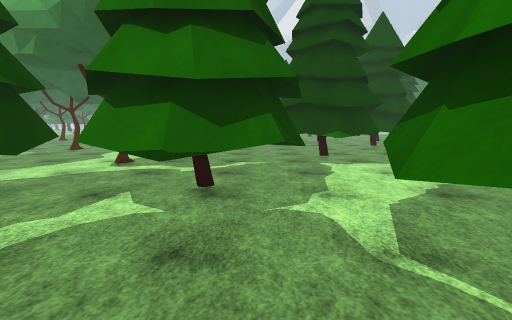
View 1 (above)

24 first-person views from a walk through a scene from a Unity 3-D project. The camera is 1.5 m above the floor, tilts 8° down and sees 90° across. The floor is counted in squares, 1 m on a side. Each view is taken from the middle of a square. On the plan, view 1 faces up. The plan holds only what a view shows up to about 13 squares ahead; the rest is blank. The place goes on beyond the plan. Surface patterns are stand-ins for the level's own textures.

View 2
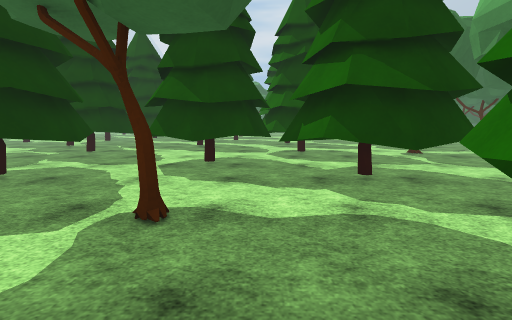

View 3
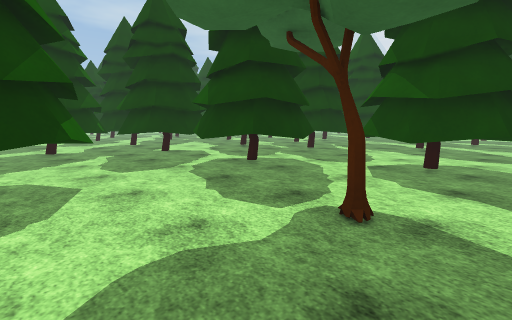

View 4
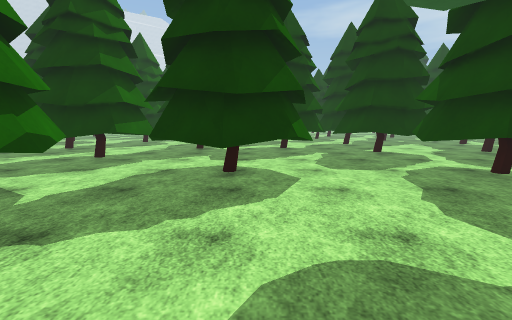

View 5
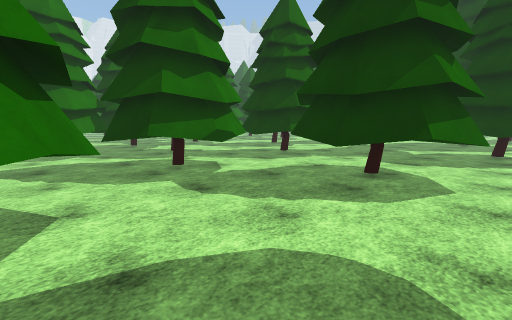

View 6
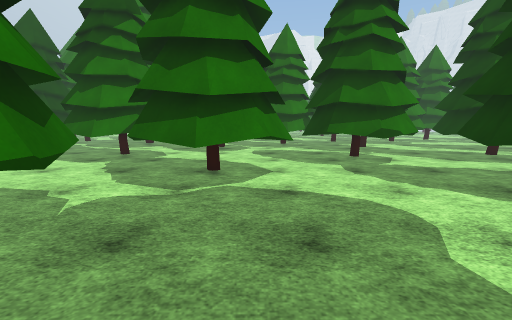

View 7
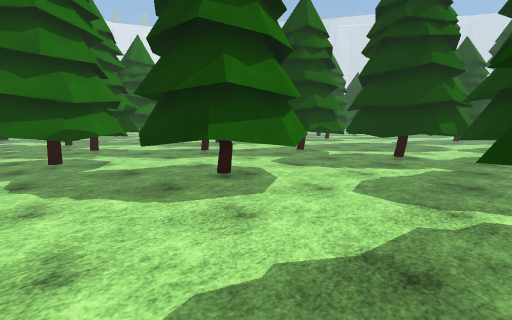

View 8
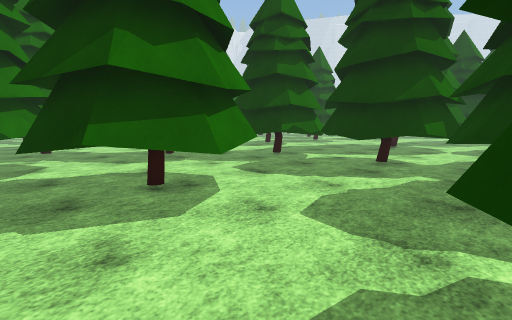

View 9
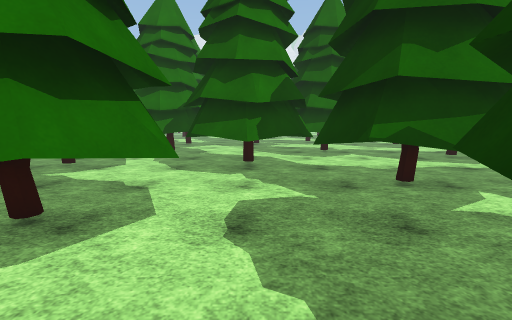

View 10
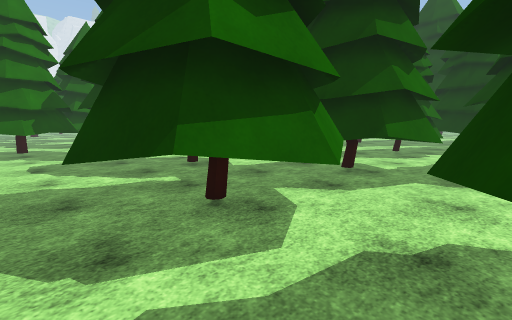

View 11
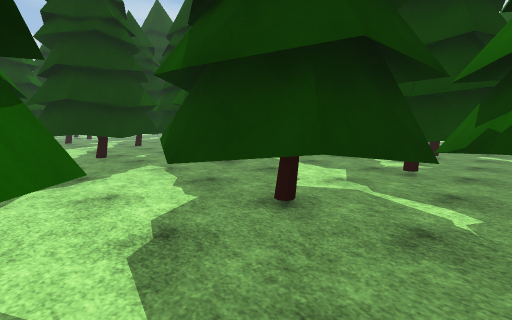

View 12
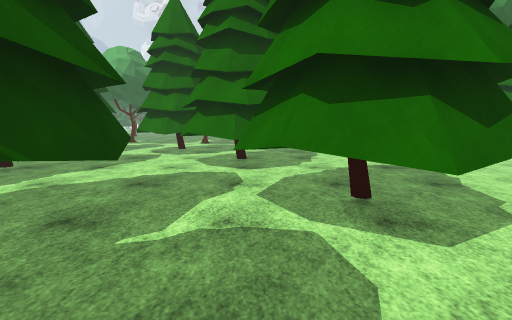

View 13
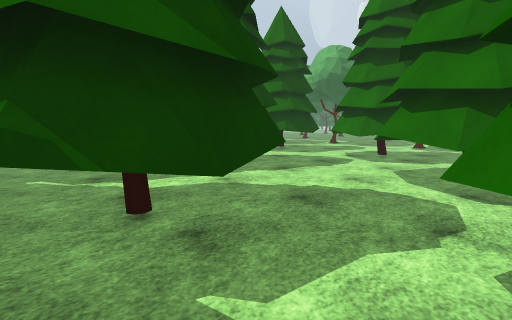

View 14
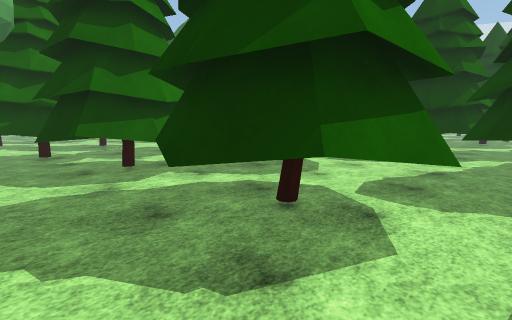

View 15
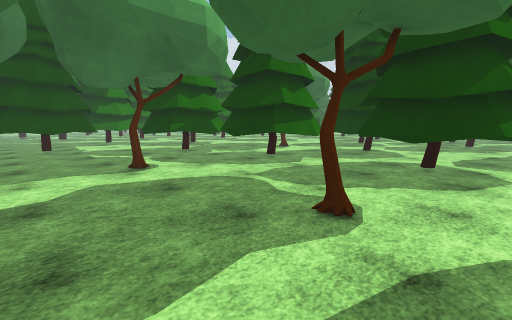

View 16
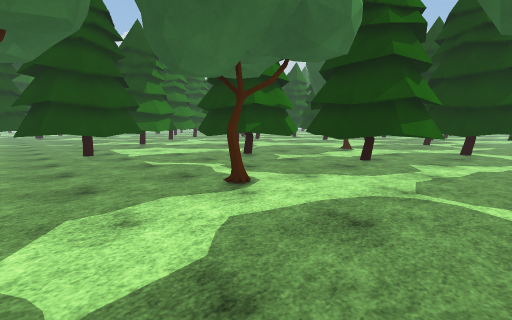

View 17
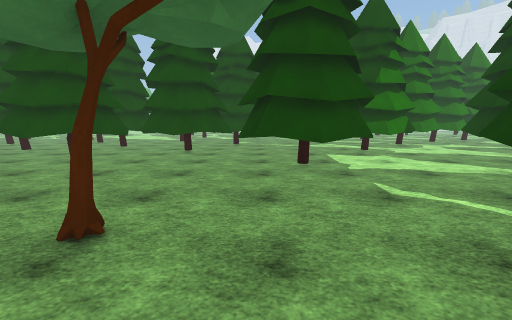

View 18
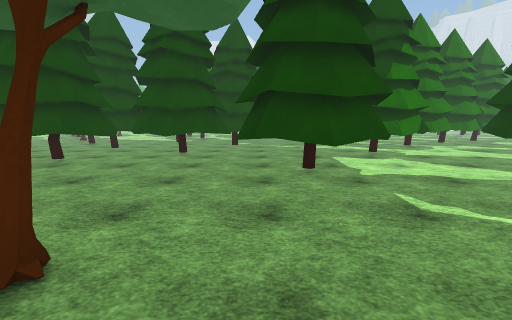

View 19
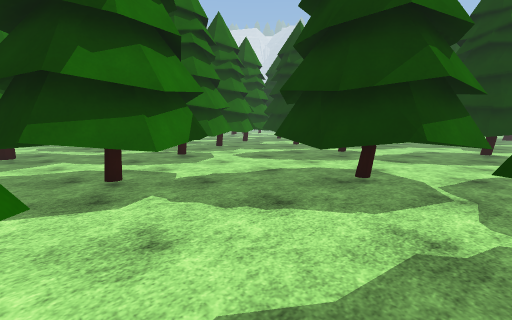

View 20
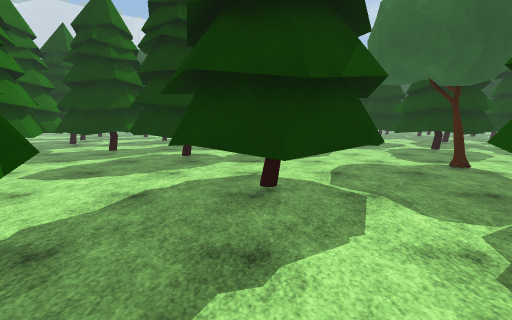

View 21
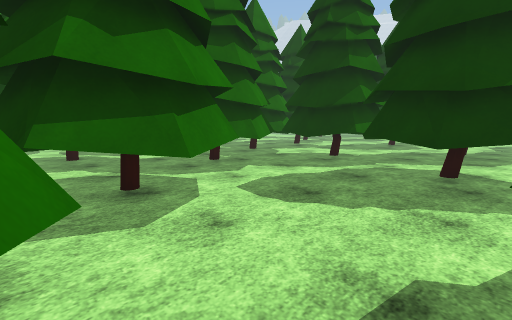

View 22
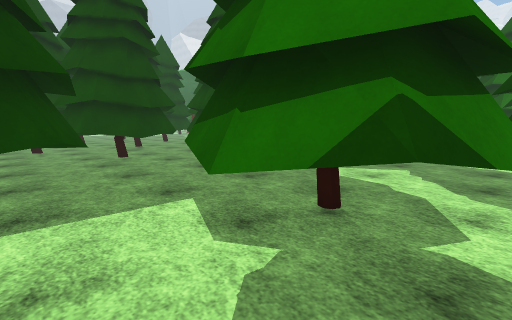

View 23
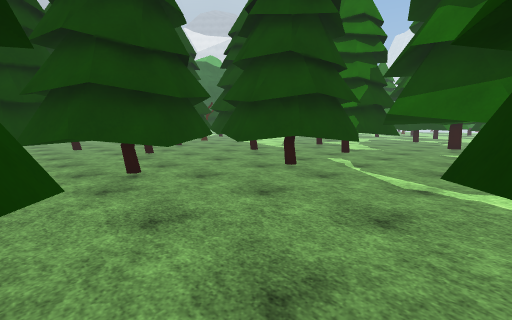

View 24
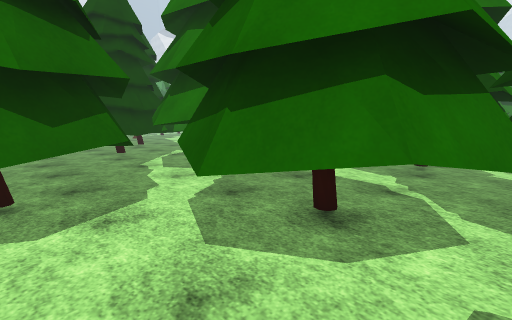

### Floor plan
Key: @ floor where view 1 was taken; . floor; T tree; O other object.
Columns run from 15 left of view 1 to 12 right of it. Each row starts with its distance up from view 1.
 21                   TTTTTTTT
 20                 ..TTTTTT
 19                ....TTT T
 18              ........TTT ..
 17             ........TTT TT.
 16            ..........TTTTTTT
 15            .TT.......TTTTTTT
 14      . ...........T....T.TTT
 13  . .............TTTT ....TTT
 12   ..............TTTTT......T
 11  ...............TTTTT......T
 10  .........T.....TTTTT......T
  9  ..T.............TTT.TTTT.TT
  8  ............TTT.....TTTTT.T
  7 ............TTTTT....TTTTT.
  6  ..T....TTT.TTTTT....TTTTT.
  5 .TTTT..TTTTTTTTTT.....TTTTTT
  4 .TTTTT.TTTTTTTTT.TTTT....TTT
  3 .TTTTT.TTTTT..T..TTTTT..TTTT
  2 .TTTTT..TTT.....TTTTTT...TTT
  1 ..TTTTTTT........TTTT.....TT
  0 ....TTTTT......@..TT.......T
 -1 T...TTTTTT..T........TTT...T
 -2 TT...TTTT...........TTTTT..T
 -3 TT....TT............TTTTT.TT
 -4 TT......TTT.....TT..TTTTTTTT
 -5  ..T...TTTTT...TTTT.TTTTTTTT
 -6  TTTT..TTTTT..TTTTTT.. .TTTT
 -7  TTTTT.TTTTT...TTTTT.....TTT
 -8  TTTTT..TTT....TTTT..TTTT.
 -9 TTTTT............T...TTTTT.
-10 TT TTTT.TTTT........TTTT  .
-11 TTTTTTT.TTTTT......T.TTT ..
-12     T T.TTTTTTTTT.TTTTTT.TTT
-13      TT.TT TTTTTTTTTTT...TTT
-14      T...T  TTTTTTTT  .. TT
-15     ....TTT TT TTTTT  ...
-16     ....TTTT         ....
-17    TT..TTTTT ..      ..
-18    T....TT  ...      ..
-19    TTTT..   ..          OO
-20  TTTTTTT.....T
-21  TT TTTT.....T

Positions as (right, up) in squares from view 1, and headings:
1: (0, 0), facing up
2: (1, 1), facing left
3: (1, 1), facing down-left
4: (1, 1), facing down
5: (-1, 1), facing down-right
6: (-4, 1), facing right
7: (-4, -2), facing down-right
8: (-4, -4), facing down-right
9: (-2, -10), facing right
10: (-9, -9), facing down-right
11: (-7, -9), facing down-left
12: (-8, -11), facing up
13: (-8, -9), facing up-left
14: (-15, 7), facing down-right
15: (-14, 13), facing down-right
16: (-10, 14), facing down-right
17: (-6, 13), facing right
18: (-5, 13), facing right
19: (1, 9), facing down-right
20: (4, 8), facing down
21: (6, 5), facing down-right
22: (4, 5), facing up-right
23: (5, 9), facing up-right
24: (8, 1), facing up-right
